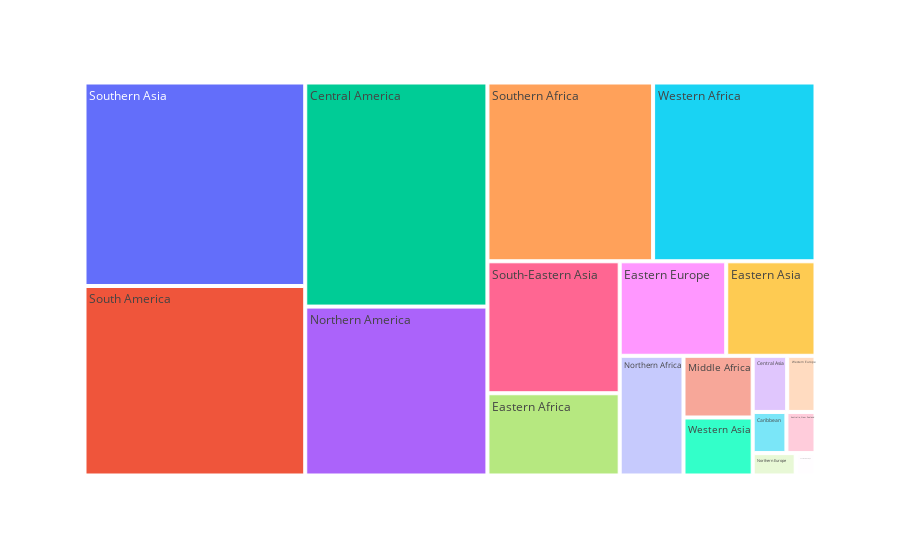

Notebook source saved alongside this figure:
### Code cell
fig=px.treemap(df8, path=['Category'], values='Value')
fig.show()

### Figure 1 — Plotly figure (JSON) as saved in the notebook; plotly's stock layout.template omitted (floating-point values rounded to 4 significant figures)
{"data": [{"branchvalues": "total", "domain": {"x": [0, 1], "y": [0, 1]}, "hovertemplate": "labels=%{label}<br>Value=%{value}<br>parent=%{parent}<br>id=%{id}<extra></extra>", "ids": ["Australia, New Zealand", "Caribbean", "Central America", "Central Asia", "Eastern Africa", "Eastern Asia", "Eastern Europe", "Middle Africa", "Northern Africa", "Northern America", "Northern Europe", "South America", "South-Eastern Asia", "Southern Africa", "Southern Asia", "Southern Europe", "Western Africa", "Western Asia", "Western Europe"], "labels": ["Australia, New Zealand", "Caribbean", "Central America", "Central Asia", "Eastern Africa", "Eastern Asia", "Eastern Europe", "Middle Africa", "Northern Africa", "Northern America", "Northern Europe", "South America", "South-Eastern Asia", "Southern Africa", "Southern Asia", "Southern Europe", "Western Africa", "Western Asia", "Western Europe"], "name": "", "parents": ["", "", "", "", "", "", "", "", "", "", "", "", "", "", "", "", "", "", ""], "type": "treemap", "values": [173.5, 201.5, 5921.0, 281.2, 1578.0, 1223.0, 1460.0, 619.2, 1108.0, 4463.0, 139.8, 6067.0, 2531.0, 4296.0, 6515.0, 64.29, 4211.0, 581.9, 230.6]}], "layout": {"autosize": true, "legend": {"tracegroupgap": 0}, "margin": {"t": 60}}}
